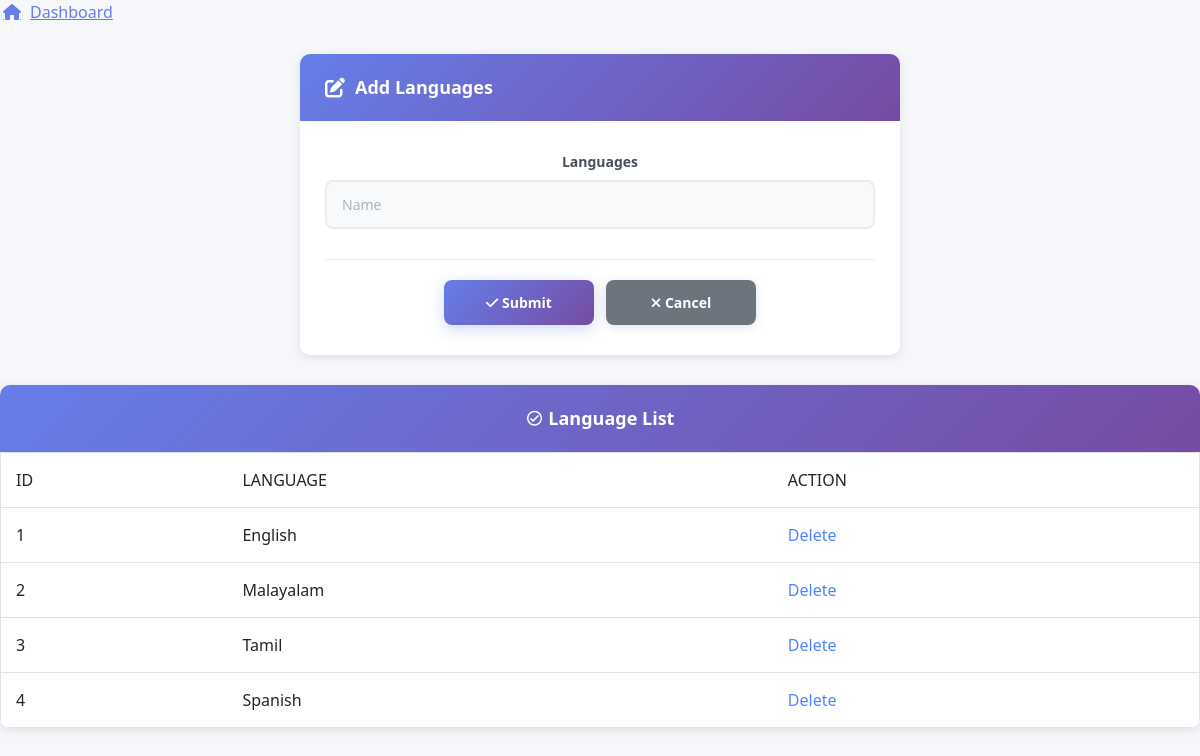
Screenshot of /Admin/Languages.php with the database file from the repository.
### tables this page shows
CREATE TABLE `tbl_languages` (
  `languages_id` int(11) NOT NULL,
  `language_name` varchar(50) NOT NULL
);

### Admin/Languages.php (the view, shortened to what this page needs)
<?php
include("../Assets/Connection/connection.php");
		?>
<!DOCTYPE html PUBLIC "-//W3C//DTD XHTML 1.0 Transitional//EN" "http://www.w3.org/TR/xhtml1/DTD/xhtml1-transitional.dtd">
<html xmlns="http://www.w3.org/1999/xhtml">
<head>
  <link rel="stylesheet" href="https://cdnjs.cloudflare.com/ajax/libs/MaterialDesign-Webfont/7.0.96/css/materialdesignicons.min.css">
    <link href="https://cdnjs.cloudflare.com/ajax/libs/bootstrap/5.3.0/css/bootstrap.min.css" rel="stylesheet">
    <link rel="stylesheet" href="https://cdnjs.cloudflare.com/ajax/libs/font-awesome/6.4.0/css/all.min.css">
    <link rel="stylesheet" href="../Assets/Templates/Admin/Admin-Template/Styles/Dashboard.css">
    <link rel="stylesheet" href="../Assets/Templates/Admin/Admin-Template/Styles/ButtonImage.css">
	  <link rel="stylesheet" href="../Assets/Templates/Admin/Admin-Template/Styles/FormsTextbox.css">
</head>
<body>
   <p> <a href="AdminHome.php" class="link-with-icon">
        <i class="fas fa-home"></i>
        Dashboard
        </a>
</p>
<center>
<form id="form1" name="form1" method="post" action="">
  <div class="form-container">
    <div class="form-header">
      <i class="fas fa-edit"></i> Add Languages
    </div>
    <div class="form-body">
      <div class="form-group">
        <label for="txt_name2" class="form-label">Languages</label>
        <input type="text" name="txt_name" id="txt_name2" class="form-control" placeholder="Name" required />
      </div>
      <div class="form-actions">
        <button type="submit" name="btn_submit" id="btn_submit" class="btn-primary">
          <i class="fas fa-check"></i> Submit
        </button>
        <button type="reset" name="txt_cancel" id="txt_cancel" class="btn-secondary">
          <i class="fas fa-times"></i> Cancel
        </button>
      </div>
    </div>
</div>
</form>
<form id="form1" name="form1" method="post" action="">
<div class="table-container">
<div class="table-header">
<i class="mdi mdi-check-circle-outline"></i> Language List
</div>
  <div class="table-responsive">
<table border="1" height="150" class="table" width="200">
   <tr>
         <td>ID</td>
         <td>LANGUAGE</td>
         <td>ACTION</td>
   </tr>
   <?php
   $i=0;
   $selqry="select * from tbl_languages ";
   $rows=$con->query($selqry);
   while($data=$rows->fetch_assoc())
   {
	    $i++;
	?>
	<tr>
        <td><?php echo $i ?></td>
        <td><?php echo $data['language_name'] ?></td>
        <td><a href="Languages.php? clrID=<?php echo $data['languages_id']?>">Delete</a></td>
</tr>
   <?php
   }
   ?>
  </form>
</center>
</body>
</html>

### Assets/Templates/Admin/Admin-Template/Styles/Dashboard.css (style rules this page uses)
:root { --primary-color: #4c84ff; --secondary-color: #6c757d; --success-color: #28a745; --danger-color: #dc3545; --warning-color: #ffc107; --info-color: #17a2b8; --light-color: #f8f9fa; --dark-color: #343a40; --sidebar-width: 280px; }
* { margin: 0; padding: 0; box-sizing: border-box; }
body { font-family: 'Segoe UI', Tahoma, Geneva, Verdana, sans-serif; background-color: #f5f7fa; color: #333; }
.table-container { background: white; border-radius: 10px; box-shadow: 0 2px 10px rgba(0,0,0,0.1); margin-bottom: 30px; overflow: hidden; }
.table-header { background: linear-gradient(135deg, #667eea 0%, #764ba2 100%); color: white; padding: 20px 25px; font-size: 18px; font-weight: 600; }
.table-responsive { border-radius: 0 0 10px 10px; }
.table { margin-bottom: 0; }
.table td { padding: 15px; vertical-align: middle; border-bottom: 1px solid #dee2e6; }
.table-container { animation: fadeIn 0.5s ease; }

### Assets/Templates/Admin/Admin-Template/Styles/ButtonImage.css (style rules this page uses)
.btn-primary { padding: 12px 30px; background: linear-gradient(135deg, #667eea 0%, #764ba2 100%); color: white; border: none; border-radius: 8px; font-size: 14px; font-weight: 600; cursor: pointer; text-decoration: none; display: inline-block; transition: all 0.3s ease; box-shadow: 0 4px 15px rgba(102, 126, 234, 0.3); }
.btn-secondary { padding: 12px 30px; background: #6c757d; color: white; border: none; border-radius: 8px; font-size: 14px; font-weight: 600; cursor: pointer; text-decoration: none; display: inline-block; transition: all 0.3s ease; box-shadow: 0 2px 10px rgba(108, 117, 125, 0.2); }
a { color: #4c84ff; text-decoration: none; transition: all 0.3s ease; }
.link-with-icon { display: inline-flex; align-items: center; gap: 8px; color: #4c84ff; text-decoration: none; font-weight: 500; transition: all 0.3s ease; }
.link-with-icon i { font-size: 16px; transition: transform 0.3s ease; }

### Assets/Templates/Admin/Admin-Template/Styles/FormsTextbox.css (style rules this page uses)
.form-container { background: white; border-radius: 10px; box-shadow: 0 2px 10px rgba(0,0,0,0.1); max-width: 600px; margin: 30px auto; overflow: hidden; animation: fadeIn 0.5s ease; }
.form-header { background: linear-gradient(135deg, #667eea 0%, #764ba2 100%); color: white; padding: 20px 25px; font-size: 18px; font-weight: 600; display: flex; align-items: center; gap: 10px; }
.form-header i { font-size: 20px; }
.form-body { padding: 30px 25px; }
.form-group { margin-bottom: 25px; }
.form-label { display: block; margin-bottom: 8px; color: #495057; font-weight: 600; font-size: 14px; }
.form-control { width: 100%; padding: 12px 15px; border: 2px solid #e9ecef; border-radius: 8px; font-size: 14px; font-family: 'Segoe UI', Tahoma, Geneva, Verdana, sans-serif; color: #495057; background-color: #f8f9fa; transition: all 0.3s ease; outline: none; }
.form-control::placeholder { color: #adb5bd; }
.form-actions { display: flex; gap: 12px; justify-content: center; margin-top: 30px; padding-top: 20px; border-top: 1px solid #e9ecef; }
.form-actions button, .form-actions input[type="submit"], .form-actions input[type="reset"], .form-actions input[type="button"] { flex: 1; max-width: 150px; }

### rows the page displays
tbl_languages: language_name "English"
tbl_languages: language_name "Malayalam"
tbl_languages: language_name "Tamil"
tbl_languages: language_name "Spanish"
